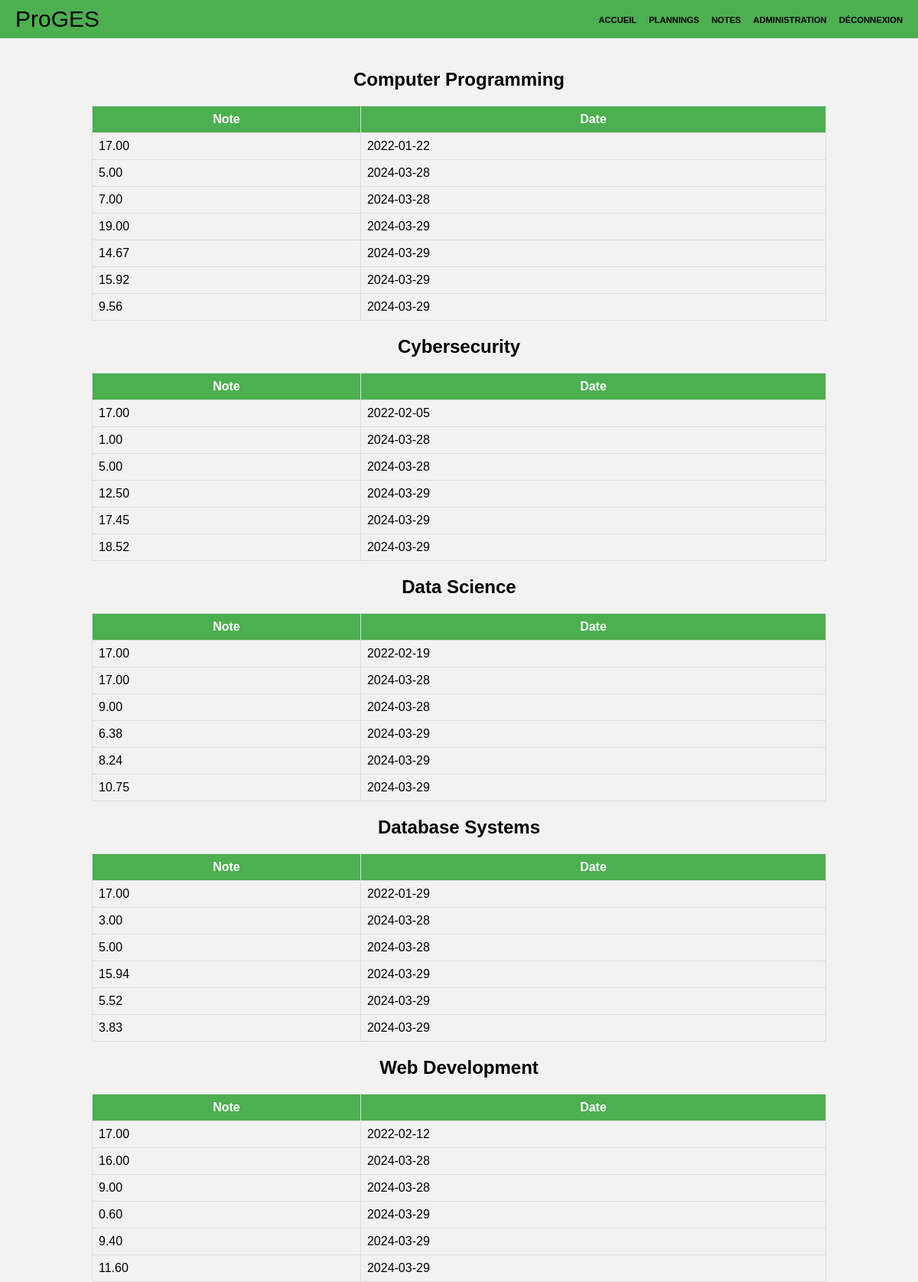
Page /marks.php (signed in) on the committed database.
### tables this page shows
CREATE TABLE `marks` (
  `id` int NOT NULL,
  `user_id` int NOT NULL,
  `subject` varchar(50) NOT NULL,
  `mark` decimal(5,2) DEFAULT NULL,
  `date` date NOT NULL
);

CREATE TABLE `subject` (
  `id` int NOT NULL,
  `name` varchar(255) NOT NULL
);

### marks.php (the view, shortened to what this page needs)
<?php
require_once "nav.php";
require_once "db.php";
$stmt = $conn->prepare("SELECT m.mark, m.date, s.name
                        FROM marks AS m
                        INNER JOIN subject AS s
                        ON m.subject = s.id
                        WHERE m.user_id = ?
                        ORDER BY s.name, m.date");
$stmt->execute(array($_SESSION["user_id"]));
$result = $stmt->fetchAll(PDO::FETCH_ASSOC);
?>
<!DOCTYPE html>
<html lang="fr">
<head>
    <link rel="stylesheet" href="style/marks.css">
</head>
<body>
    <?php
    $currentSubject = null;
    foreach ($result as $row) {
        if ($row['name'] !== $currentSubject) {
            if ($currentSubject !== null) {
                echo '</table>';
            }
            $currentSubject = $row['name'];
            echo "<h2>{$row['name']}</h2>";
            echo '<table>';
            echo '<tr><th>Note</th><th>Date</th></tr>';
        }
        echo "<tr><td>{$row['mark']}</td><td>{$row['date']}</td></tr>";
    }
    if ($currentSubject !== null) {
        echo '</table>';
    }
    ?>
</body>
</html>

### STYLE/navbar.css (style rules this page uses)
:root { --offset: -50px; }
* { margin: 0; padding: 0; box-sizing: border-box; }

### STYLE/marks.css (style rules this page uses)
body { font-family: Arial, sans-serif; background-color: #f2f2f2; }
table { margin: 0 auto; width: 80%; border-collapse: collapse; }
th, td { border: 1px solid #ddd; padding: 8px; }
th { background-color: #4CAF50; color: white; }
h2 { text-align: center; padding: 20px 0; }

### rows in the picture
marks: subject.name "Computer Programming", mark "17.00", date "2022-01-22"
marks: mark "5.00", date "2024-03-28"
marks: mark "7.00", date "2024-03-28"
marks: mark "19.00", date "2024-03-29"
marks: mark "14.67", date "2024-03-29"
marks: mark "15.92", date "2024-03-29"
marks: mark "9.56", date "2024-03-29"
marks: subject.name "Cybersecurity", mark "17.00", date "2022-02-05"
marks: mark "1.00", date "2024-03-28"
marks: mark "5.00", date "2024-03-28"
marks: mark "12.50", date "2024-03-29"
marks: mark "17.45", date "2024-03-29"
marks: mark "18.52", date "2024-03-29"
marks: subject.name "Data Science", mark "17.00", date "2022-02-19"
marks: mark "17.00", date "2024-03-28"
marks: mark "9.00", date "2024-03-28"
marks: mark "6.38", date "2024-03-29"
marks: mark "8.24", date "2024-03-29"
marks: mark "10.75", date "2024-03-29"
marks: subject.name "Database Systems", mark "17.00", date "2022-01-29"
marks: mark "3.00", date "2024-03-28"
marks: mark "5.00", date "2024-03-28"
marks: mark "15.94", date "2024-03-29"
marks: mark "5.52", date "2024-03-29"
marks: mark "3.83", date "2024-03-29"
marks: subject.name "Web Development", mark "17.00", date "2022-02-12"
marks: mark "16.00", date "2024-03-28"
marks: mark "9.00", date "2024-03-28"
marks: mark "0.60", date "2024-03-29"
marks: mark "9.40", date "2024-03-29"
marks: mark "11.60", date "2024-03-29"
